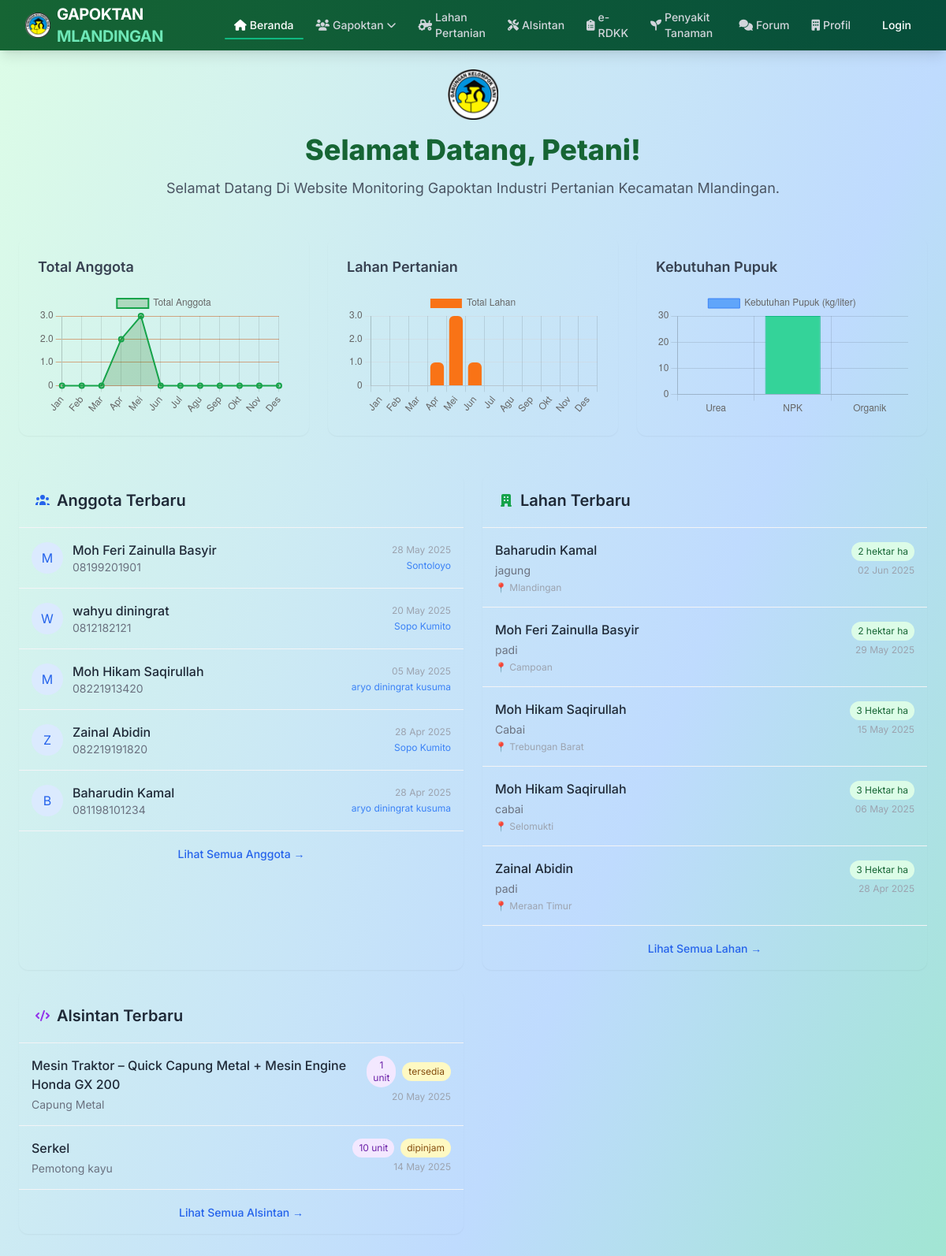
/petani/, run on the app's committed database.
### administrator/models.py (models this page shows, shortened)
class Petani(models.Model):
    grup = models.ForeignKey(Grup, on_delete=models.CASCADE, related_name='anggota')
    nama = models.CharField(max_length=100)
    nik = models.CharField(max_length=100, default="0000000000000000")
    no_hp = models.CharField(max_length=15)
    alamat = RichTextField(blank=True, null=True)
    created_at = models.DateField(default=timezone.now)
    slug = models.SlugField(max_length=200,null=True,blank=True, unique=True)
    class Meta:
        verbose_name_plural ="Data Petani"
    def __str__(self):
        return self.nama

class Grup(models.Model):
    nama = models.CharField(max_length=100, unique=True)
    aktif = models.BooleanField(default=True)
    slug = models.SlugField(max_length=200, null=True,blank=True, unique=True)
    class Meta:
        verbose_name_plural ="Data Grup"
    def __str__(self):
        return self.nama

class Lahan(models.Model):
    pemilik = models.ForeignKey(Petani, on_delete=models.CASCADE)
    gambar_lahan = models.ImageField(upload_to='gambar/lahan', blank=False, null=True)
    luas = models.CharField(max_length=20)
    jenis_tanaman = models.CharField(max_length=100)
    lokasi = models.CharField(max_length=100)
    latitude = models.FloatField(null=True, blank=True)
    longitude = models.FloatField(null=True, blank=True)
    tanggal_tanam = models.DateField(null=True, blank=True)
    tanggal_panen = models.DateField(null=True, blank=True)
    created_at = models.DateField(default=timezone.now)
    slug = models.SlugField(max_length=200,null=True,blank=True, unique=True)
    class Meta:
        verbose_name_plural ="Data Lahan"

class Alsintan(models.Model):
    STATUS_CHOICES = [
        ('tersedia', 'Tersedia'),
        ('dipinjam', 'Dipinjam'),
        ('rusak', 'Rusak'),
    ]
    nama_alat = models.CharField(max_length=100)
    jenis_alat = models.CharField(max_length=100)
    jumlah = models.PositiveIntegerField(default=1)
    kondisi = models.CharField(max_length=10, choices=STATUS_CHOICES, default='tersedia')
    tanggal_pengadaan = models.DateField()
    sumber_dana = models.CharField(max_length=100, blank=True, null=True)
    dokumentasi = models.ImageField(upload_to='gambar/alsintan/', blank=True, null=True)
    keterangan = RichTextField(blank=True, null=True)
    slug = models.SlugField(max_length=200,null=True,blank=True, unique=True)
    class Meta:
        verbose_name_plural = "Data Alsintan"

### petani/views.py (the view)
# urls.py: path('', views.beranda, name='beranda'),
def beranda(request):
    petani_per_bulan = [Petani.objects.filter(created_at__month=bulan).count() for bulan in range(1, 13)]
    lahan_per_bulan = [Lahan.objects.filter(created_at__month=bulan).count() for bulan in range(1, 13)]
    total_urea = DataERDKK.objects.filter(jenis_pupuk='UREA').aggregate(total=Sum('jumlah_kebutuhan'))['total'] or 0
    total_npk = DataERDKK.objects.filter(jenis_pupuk='NPK').aggregate(total=Sum('jumlah_kebutuhan'))['total'] or 0
    total_organik = DataERDKK.objects.filter(jenis_pupuk='ORGANIK').aggregate(total=Sum('jumlah_kebutuhan'))['total'] or 0
    anggota_terbaru = Petani.objects.all().order_by('-created_at')[:5]
    lahan_terbaru = Lahan.objects.all().order_by('-created_at')[:5]
    alsintan_terbaru = Alsintan.objects.all().order_by('-tanggal_pengadaan')[:5]
    context = {
        "judul": "Halaman Petani",
        "menu": "beranda",
        'petani_per_bulan': petani_per_bulan,
        'lahan_per_bulan': lahan_per_bulan,
        'urea': total_urea,
        'npk': total_npk,
        'organik': total_organik,
        'anggota_terbaru':anggota_terbaru,
        'lahan_terbaru': lahan_terbaru,
        'alsintan_terbaru': alsintan_terbaru,
    }
    return render(request, 'beranda.html', context)

### petani/templates/beranda.html (shortened to what this page needs)
{% extends "base.html" %}
{% load static %}
{% block content %}
<div class="min-h-screen bg-gradient-to-br from-green-100 via-blue-200 to-green-300 p-6">
    <header class="text-center mb-12">
        <div class="flex justify-center mb-4">
            <img src="{% static 'gambar/logo.png' %}" alt="Logo" class="w-16 h-16">
        </div>
        <h1 class="text-4xl font-extrabold text-green-800 leading-tight">Selamat Datang, Petani!</h1>
        <p class="text-gray-600 mt-3 text-lg">
            Selamat Datang Di Website Monitoring Gapoktan Industri Pertanian Kecamatan Mlandingan.
        </p>
    </header>
    <div class="grid grid-cols-1 md:grid-cols-2 lg:grid-cols-3 gap-6 mb-12">
        <div class="rounded-xl p-6 shadow-sm hover:shadow-md transition-shadow">
            <h3 class="text-lg font-semibold text-gray-700 mb-4">Total Anggota</h3>
            <canvas id="Anggota"></canvas>
        </div>
        <div class="rounded-xl p-6 shadow-sm hover:shadow-md transition-shadow">
            <h3 class="text-lg font-semibold text-gray-700 mb-4">Lahan Pertanian</h3>
            <canvas id="Lahan"></canvas>
        </div>
        <div class="rounded-xl p-6 shadow-sm hover:shadow-md transition-shadow">
            <h3 class="text-lg font-semibold text-gray-700 mb-4">Kebutuhan Pupuk</h3>
            <canvas id="erdkkChart"></canvas>
        </div>
    </div>
    <div class="grid grid-cols-1 lg:grid-cols-2 gap-6">
        <div class=" rounded-xl shadow-sm overflow-hidden">
            <div class="p-5 border-b border-gray-100">
                <h2 class="text-xl font-semibold text-gray-800 flex items-center">
                    Anggota Terbaru
                </h2>
            </div>
            <div class="divide-y divide-gray-100">
                {% for petani in anggota_terbaru %}
                <div class="p-4 hover:bg-gray-50 transition-colors">
                    <div class="flex items-center space-x-3">
                        <div class="flex-shrink-0">
                            <div class="h-10 w-10 rounded-full bg-blue-100 flex items-center justify-center text-blue-600">
                                {{ petani.nama|first|upper }}
                            </div>
                        </div>
                        <div class="flex-1 min-w-0">
                            <p class="font-medium text-gray-800 truncate">{{ petani.nama }}</p>
                            <p class="text-sm text-gray-500 truncate">{{ petani.no_hp }}</p>
                        </div>
                        <div class="text-right">
                            <p class="text-xs text-gray-400">{{ petani.created_at|date:"d M Y" }}</p>
                            <p class="text-xs text-blue-500 mt-1">{{ petani.grup }}</p>
                        </div>
                    </div>
                </div>
                {% empty %}
                <div class="p-4 text-center text-gray-400">
                    Tidak ada data anggota.
                </div>
                {% endfor %}
            </div>
            <div class="p-4 border-t border-gray-100 text-center">
                <a href="{% url 'anggota' %}" class="text-sm text-blue-600 hover:text-blue-800 font-medium">
                    Lihat Semua Anggota →
                </a>
            </div>
        </div>
        <div class="bg-white-400 rounded-xl shadow-sm overflow-hidden">
            <div class="p-5 border-b border-gray-100">
                <h2 class="text-xl font-semibold text-gray-800 flex items-center">
                    Lahan Terbaru
                </h2>
            </div>
            <div class="divide-y divide-gray-100">
                {% for lahan in lahan_terbaru %}
                <div class="p-4 hover:bg-gray-50 transition-colors">
                    <div class="flex justify-between items-start">
                        <div>
                            <h3 class="font-medium text-gray-800">{{ lahan.pemilik }}</h3>
                            <p class="text-sm text-gray-500 mt-1">{{ lahan.jenis_tanaman }}</p>
                            <p class="text-xs text-gray-400 mt-1">📍 {{ lahan.lokasi|safe }}</p>
                        </div>
                        <div class="text-right">
                            <span class="inline-block bg-green-100 text-green-800 text-xs px-2 py-1 rounded-full">{{ lahan.luas }} ha</span>
                            <p class="text-xs text-gray-400 mt-1">{{ lahan.created_at|date:"d M Y" }}</p>
                        </div>
                    </div>
                </div>
                {% empty %}
                <div class="p-4 text-center text-gray-400">
                    Tidak ada data lahan.
                </div>
                {% endfor %}
            </div>
             <div class="p-4 border-t border-gray-100 text-center">
                <a href="{% url 'lahan' %}" class="text-sm text-blue-600 hover:text-blue-800 font-medium">
                    Lihat Semua Lahan →
                </a>
            </div>
        </div>
        <div class="bg-white-400 rounded-xl shadow-sm overflow-hidden">
            <div class="p-5 border-b border-gray-100">
                <h2 class="text-xl font-semibold text-gray-800 flex items-center">
                    Alsintan Terbaru
                </h2>
            </div>
            <div class="divide-y divide-gray-100">
                {% for alat in alsintan_terbaru %}
                <div class="p-4 hover:bg-gray-50 transition-colors">
                    <div class="flex justify-between items-start">
                        <div>
                            <h3 class="font-medium text-gray-800">{{ alat.nama_alat }}</h3>
                            <p class="text-sm text-gray-500 mt-1">{{ alat.jenis_alat }}</p>
                        </div>
                        <div class="text-right">
                            <div class="flex items-center space-x-2">
                                <span class="inline-block bg-purple-100 text-purple-800 text-xs text-center px-2 py-1 rounded-full">{{ alat.jumlah }} unit</span>
                                <span class="inline-block text-xs px-2 py-1 rounded-full
                                    {% if alat.kondisi == 'Baik' %}bg-green-100 text-green-800
                                    {% elif alat.kondisi == 'Rusak' %}bg-red-100 text-red-800
                                    {% else %}bg-yellow-100 text-yellow-800{% endif %}">
                                    {{ alat.kondisi }}
                                </span>
                            </div>
                            <p class="text-xs text-gray-400 mt-1">{{ alat.tanggal_pengadaan|date:"d M Y" }}</p>
                        </div>
                    </div>
                </div>
                {% empty %}
                <div class="p-4 text-center text-gray-400">
                    Tidak ada data alsintan.
                </div>
                {% endfor %}
            </div>
             <div class="p-4 border-t border-gray-100 text-center">
                <a href="{% url 'alsintan' %}" class="text-sm text-blue-600 hover:text-blue-800 font-medium">
                    Lihat Semua Alsintan →
                </a>
            </div>
        </div>
    </div>
</div>
<script>
    // Chart Total Anggota
    const ctx1 = document.getElementById('Anggota').getContext('2d');
    new Chart(ctx1, {
        type: 'line',
        data: {
            labels: ['Jan', 'Feb', 'Mar', 'Apr', 'Mei', 'Jun', 'Jul', 'Agu', 'Sep', 'Okt', 'Nov', 'Des'],
            datasets: [{
                label: 'Total Anggota',
                data: {{ petani_per_bulan|safe }},
                borderColor: '#16a34a',
                backgroundColor: 'rgba(19, 111, 10, 0.2)',
                borderWidth: 2,
                fill: true
            }]
        },
        options: {
            responsive: true,
            plugins: {
                legend: { position: 'top' }
            },
            scales: {
                y: {
                    beginAtZero: true,
                    grid: { color: 'rgba(203, 88, 21, 0.5)' }
                }
            }
        }
    });
    // Chart Lahan
    const ctx2 = document.getElementById('Lahan').getContext('2d');
    new Chart(ctx2, {
        type: 'bar',
        data: {
            labels: ['Jan', 'Feb', 'Mar', 'Apr', 'Mei', 'Jun', 'Jul', 'Agu', 'Sep', 'Okt', 'Nov', 'Des'],
            datasets: [{
                label: 'Total Lahan',
                data: {{ lahan_per_bulan|safe }},
                backgroundColor: '#f97316',
                borderRadius: 6
            }]
        },
        options: {
            responsive: true,
            plugins: {
                legend: { position: 'top' }
            },
            scales: {
                y: {
                    beginAtZero: true,
                    grid: { color: 'rgba(209, 213, 219, 0.5)' }
                }
            }
        }
    });
    // Chart Kebutuhan Pupuk
    const ctx3 = document.getElementById('erdkkChart').getContext('2d');
    new Chart(ctx3, {
        type: 'bar',
        data: {
            labels: ['Urea', 'NPK', 'Organik'],
            datasets: [{
                label: 'Kebutuhan Pupuk (kg/liter)',
                data: [{{ urea }}, {{ npk }}, {{ organik }}],
                backgroundColor: ['#60a5fa', '#34d399', '#fbbf24'],
                borderColor: ['#3b82f6', '#10b981', '#f59e0b'],
                borderWidth: 1
            }]
        },
        options: {
            responsive: true,
            scales: {
                y: {
                    beginAtZero: true
                }
            }
        }
    });
</script>
{% endblock content %}

### templates/styles.html (style rules this page uses)
body { font-family: 'Inter', sans-serif; @apply bg-gray-50 text-gray-800 antialiased min-h-full; }

### data on the page
Petani: nama|first "M", nama "Moh Feri Zainulla Basyir", no_hp "08199201901", created_at "28 May 2025", grup "Sontoloyo"
Petani: nama|first "W", nama "wahyu diningrat", no_hp "0812182121", created_at "20 May 2025", grup "Sopo Kumito"
Petani: nama|first "M", nama "Moh Hikam Saqirullah", no_hp "08221913420", created_at "05 May 2025", grup "aryo diningrat kusuma"
Petani: nama|first "Z", nama "Zainal Abidin", no_hp "082219191820", created_at "28 Apr 2025", grup "Sopo Kumito"
Petani: nama|first "B", nama "Baharudin Kamal", no_hp "081198101234", created_at "28 Apr 2025", grup "aryo diningrat kusuma"
Lahan: pemilik "Baharudin Kamal", jenis_tanaman "jagung", lokasi "Mlandingan", luas "2 hektar", created_at "02 Jun 2025"
Lahan: pemilik "Moh Feri Zainulla Basyir", jenis_tanaman "padi", lokasi "Campoan", luas "2 hektar", created_at "29 May 2025"
Lahan: pemilik "Moh Hikam Saqirullah", jenis_tanaman "Cabai", lokasi "Trebungan Barat", luas "3 Hektar", created_at "15 May 2025"
Lahan: pemilik "Moh Hikam Saqirullah", jenis_tanaman "cabai", lokasi "Selomukti", luas "3 Hektar", created_at "06 May 2025"
Lahan: pemilik "Zainal Abidin", jenis_tanaman "padi", lokasi "Meraan Timur", luas "3 Hektar", created_at "28 Apr 2025"
Alsintan: nama_alat "Mesin Traktor – Quick Capung Metal + Mesin Engine Honda GX 200", jenis_alat "Capung Metal", jumlah "1", kondisi "tersedia", tanggal_pengadaan "20 May 2025"
Alsintan: nama_alat "Serkel", jenis_alat "Pemotong kayu", jumlah "10", kondisi "dipinjam", tanggal_pengadaan "14 May 2025"

### other printed values
chart data {{ petani_per_bulan|safe }} [0, 0, 0, 2, 3, 0, 0, 0, 0, 0, 0, 0]
chart data {{ lahan_per_bulan|safe }} [0, 0, 0, 1, 3, 1, 0, 0, 0, 0, 0, 0]
chart data {{ urea }} 0
chart data {{ npk }} 30.0
